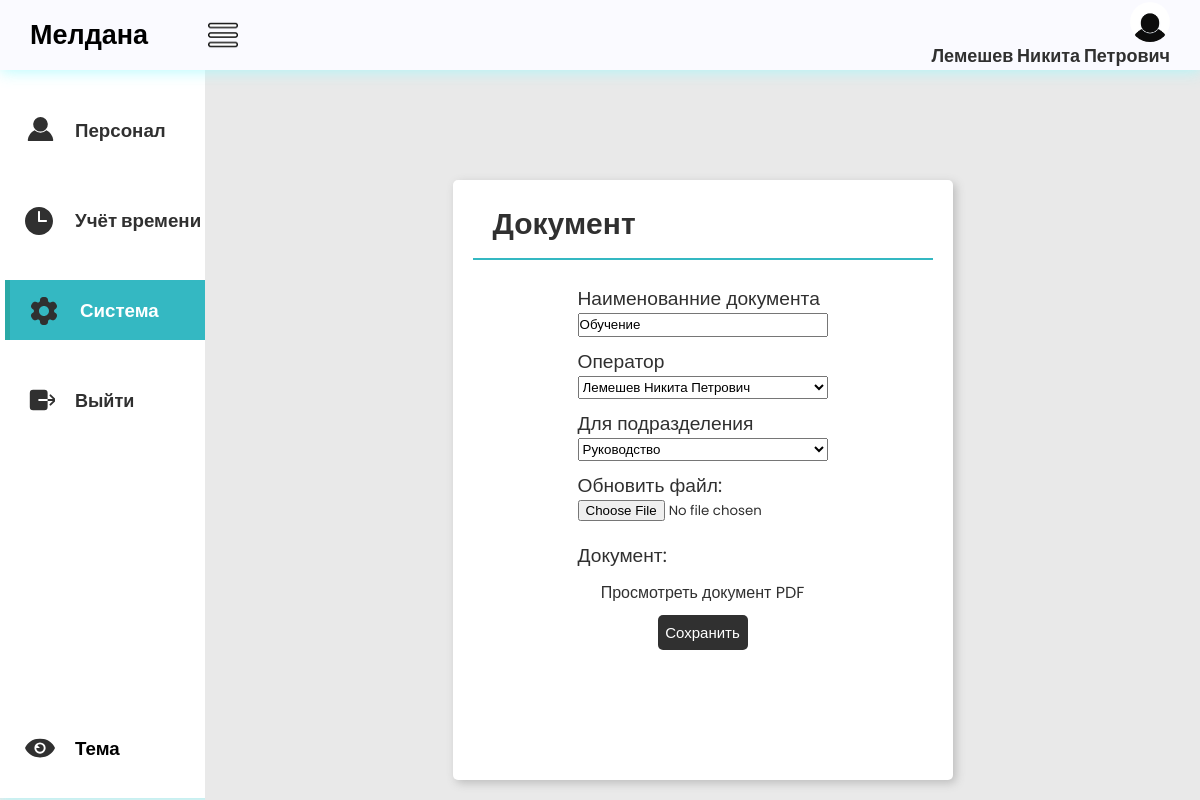
Screenshot of /docs/6e105876-d6be-4e9f-b852-a5b3a658eb58/ (signed in) with the database file from the repository.
### main/models.py (models this page shows, shortened)
class Staff(AbstractBaseUser, PermissionsMixin):
    id = models.UUIDField(primary_key=True, editable=False, default=uuid.uuid4)
    fio = models.CharField(max_length=150, verbose_name='ФИО')
    email = models.EmailField(max_length=254, unique=True, verbose_name='E-mail')
    phone_number = models.CharField(max_length=12, unique=True, null=True, blank=True, verbose_name='Номер телефона')
    dob = models.DateField(null=True, blank=True, verbose_name='Дата рождения')
    employee_slug = models.SlugField(max_length=150, unique=True, blank=True, null=True, verbose_name='URL')
    date_join = models.DateTimeField(verbose_name='Дата регистрации', auto_now_add=True)
    last_login = models.DateTimeField(verbose_name='Дата последнего входа', auto_now=True)
    is_admin = models.BooleanField(default=False)
    is_staff = models.BooleanField(default=True)
    is_superuser = models.BooleanField(default=False)
    image = models.ImageField(upload_to='personal_photo', null=True, blank=True, verbose_name='Фотография')
    division = models.ForeignKey(Divisions, on_delete=models.SET_NULL, null=True, blank=True, verbose_name='Подразделение')
    time = models.ForeignKey(WorkSchedule, on_delete=models.SET_NULL, null=True, blank=True, verbose_name='Тип графика')
    post = models.ForeignKey(Posts, on_delete=models.SET_NULL, null=True, blank=True, verbose_name='Должность')
    pattern = models.ForeignKey(Patterns, on_delete=models.SET_NULL, null=True, blank=True, verbose_name='Шаблон доступа')
    objects = CustomUserManager()
    USERNAME_FIELD = 'email'
    REQUIRED_FIELDS = ['fio']
    class Meta:
        verbose_name = 'Персонал'
        verbose_name_plural = 'Сотрудники'
    def __str__(self):
        return self.fio

class Docs(models.Model):
    id = models.UUIDField(primary_key=True, editable=False, default=uuid.uuid4)
    doc_name = models.CharField(max_length=100, blank=True, null=True, verbose_name='Наименование документа')
    doc_slug = models.SlugField(max_length=150, unique=True, blank=True, null=True, verbose_name='URL')
    operator_doc = models.ForeignKey(Staff, on_delete=models.SET_NULL, null=True,
                                     blank=True,
                                     verbose_name='Оператор')
    division = models.ForeignKey(Divisions, on_delete=models.SET_NULL, default='Отдел логистики', null=True,
                                 blank=True,
                                 verbose_name='Подразделение')
    doc_file = models.FileField(upload_to='docs/', verbose_name='Файл документа', blank=True, null=True)
    class Meta:
        verbose_name = 'Документ'
        verbose_name_plural = 'Документы'

class Divisions(models.Model):
    DIVISIONS = [
        ('Руководство', 'Руководство'),
        ('Отдел разработки', 'Отдел разработки'),
        ('Отдел бухгалтерии', 'Отдел бухгалтерии'),
        ('Отдел экономики', 'Отдел экономики'),
    ]
    id = models.UUIDField(primary_key=True, editable=False, default=uuid.uuid4)
    division = models.CharField(max_length=75, choices=DIVISIONS, default="ГД", verbose_name='Подразделение')
    division_number = models.CharField(max_length=12, blank=True, null=True, verbose_name='Подразделение - телефон')
    division_description = models.CharField(max_length=100, blank=True, null=True,
                                            verbose_name='Описание подразделения')
    division_slug = models.SlugField(max_length=150, unique=True, blank=True, null=True, verbose_name='URL')
    class Meta:
        verbose_name = 'Подразделение'
        verbose_name_plural = 'Подразделения'
    def __str__(self):
        return self.division

### main/views.py (the view)
# urls.py: path('docs/<slug:doc_slug>/', views.doc_detail, name='doc_detail'),
@user_passes_test(superuser_check, login_url='/404')
def doc_detail(request, doc_slug):
    docs = get_object_or_404(Docs, doc_slug=doc_slug)
    if request.method == 'POST':
        form = DocsForm(request.POST, request.FILES, instance=docs)
        if form.is_valid():
            form.save()
            return redirect('main:doc_detail', doc_slug=docs.doc_slug)
    else:
        form = DocsForm(instance=docs)
    context = {
        'form': form,
        'docs': docs,
    }
    return render(request, 'acms_page/docs/doc_detail.html', context)

### main/forms.py (shortened to what this page needs)
class DocsForm(forms.ModelForm):
    class Meta:
        model = Docs
        fields = ['doc_name', 'operator_doc', 'division', 'doc_file']

### main/views.py (called while the page is built)
def superuser_check(user):
    return user.is_superuser

### templates/acms_page/docs/doc_detail.html (shortened to what this page needs)
{% extends "acms_page/base.html" %}
{% load static %}
{% block nav1 %}"nav-option option4"{% endblock %}
{% block nav2 %}"nav-option option2"{% endblock %}
{% block nav4 %}"nav-option option1"{% endblock %}
{% block main %}
    <div class="main">
        <div class="report-container">
            <div class="report-header">
                <h1 class="recent-Articles">Документ</h1>
            </div>
            <div class="report-body">
                <form class="form-1" method="post" enctype="multipart/form-data">
                    <p>
                        <label>Наименованние документа</label>
                        {{ form.doc_name }}
                    </p>
                    <p>
                        <label>Оператор</label>
                        {{ form.operator_doc }}
                    </p>
                    <p>
                        <label>Для подразделения</label>
                        {{ form.division }}
                    </p>
                    <p>
                        <label>Обновить файл:</label>
                        <input type="file" name="doc_file" id="doc_file">
                    </p>
                    <p>
                        <p>Документ:</p>
                        {% if docs.doc_file %}
                            <a href="{{ docs.doc_file.url }}" target="_blank">Просмотреть документ PDF</a>
                        {% else %}
                            Документ не загружен.
                        {% endif %}
                    </p>
                    <button class="view" type="submit">Сохранить</button>
                </form>
            </div>
        </div>
    </div>
{% endblock %}

### templates/acms_page/base.html (shortened to what this page needs)
{% load static %}
<!DOCTYPE html>
<html lang="en">
<head>
    <link rel="stylesheet"
          href="{% static 'css/style.css'%}">
    <link rel="stylesheet"
          href="{% static 'css/responsive.css'%}">
</head>
<body class="light-theme">
    <header>
        <div class="logosec">
            <div class="logo">Мелдана</div>
            <img src="{% static 'img/menu.png' %}"
                class="icn menuicn"
                id="menuicn"
                alt="menu-icon">
        </div>
        <a href="{% url 'main:user_info' %}">
            <div class="message">
                <div class="dp">
                    {% if user.is_authenticated %}
                         <img src= "{{ user.image.url }}"
                              class="dpicn"
                              alt="dp">
                    {% endif %}
                  </div>
                {% if user.is_authenticated %}
                    <h3 class="re">{{ user.fio }}</h3>
                {% endif %}
            </div>
        </a>
    </header>
    <div class="main-container">
        <div class="navcontainer">
            <nav class="nav">
                <div class="nav-upper-options">
                    <a href="{% url 'main:acms_personal' %}">
                    <div class={% block nav1%}{% endblock %}>
                        <h3> Персонал</h3>
                    </div>
                    </a>
                    <a href="{% url 'main:acms_clock' %}">
                    <div class={% block nav2%}{% endblock %} id="clock">
                        <h3>Учёт времени</h3>
                    </div>
                    </a>
                    <a href="{% url 'main:acms_settings' %}">
                    <div class={% block nav4%}{% endblock %}>
                        <h3>Система</h3>
                    </div>
                    </a>
                        <form action="{% url 'main:logout' %}" method="post">
                            <button id='tre' class='nav-option1' type="submit"><h3 class="re">Выйти</h3></button>
                        </form>
                </div>
                <div class="nav-option" id="themeToggle">
                    <h3>Тема</h3>
                </div>
            </nav>
        </div>
        {% block main %}
        {% endblock %}
    </div>
</body>
</html>

### static/css/style.css (style rules this page uses)
* { margin: 0; padding: 0; box-sizing: border-box; font-family: "Poppins", sans-serif; }
body { background-color: var(--background-color4); max-width: 100%; overflow-x: hidden; }
body.light-theme { --background-color1: #fafaff; --background-color2: #ffffff; --background-color3: #cccccc6e; --background-color4: #cccccc6e; --primary-color: #303030; --secondary-color: rgb(52, 184, 194); --Border-color: rgb(52, 184, 194); --one-use-color: #31b8bd; --two-use-color: #30cbc9; --a-color: #303030; --reportcontainer-color: #ffffff; --reportartic-color: #303030; --view-color: #ffffff; --reportcontainershadow-color: rgb(188, 188, 188); --navhover-color1: #6fa19f; --navhover-color2: #9cd3d8; }
header { height: 70px; width: 100vw; padding: 0 30px; background-color: var(--background-color1); position: fixed; z-index: 100; box-shadow: 1px 1px 15px rgba(161, 250, 253, 0.825); display: flex; justify-content: space-between; align-items: center; }
.logo { font-size: 27px; font-weight: 600; color: var(--logo-color); }
.icn { height: 30px; }
.menuicn { cursor: pointer; }
.searchbar, .message, .logosec { display: flex; align-items: center; justify-content: center; }
.logosec { gap: 60px; }
.message { gap: 0px; position: relative; cursor: pointer; display: flex; flex-direction: column; align-items: flex-end; }
.dp { height: 40px; width: 40px; background-color: #626262; border-radius: 50%; display: flex; align-items: center; justify-content: center; overflow: hidden; }
.main-container { display: flex; width: 100vw; position: relative; top: 70px; z-index: 1; }
.dpicn { height: 42px; }
a { text-decoration: none; color: var(--a-color); }
.main { height: calc(100vh - 70px); width: 100%; overflow-y: scroll; overflow-x: hidden; padding: 40px 30px 30px 30px; }
.nav { min-height: 91vh; width: 250px; background-color: var(--background-color2); position: absolute; top: 0px; left: 00; box-shadow: 1px 1px 10px rgba(161, 250, 253, 0.825); display: flex; flex-direction: column; justify-content: space-between; align-items: center; overflow: hidden; padding: 30px 0 20px 10px; }
.navcontainer { height: calc(100vh - 70px); width: 250px; position: relative; overflow-y: scroll; overflow-x: hidden; transition: all 0.5s ease-in-out; }
.nav-option { width: 250px; height: 60px; display: flex; align-items: center; padding: 0 30px 0 20px; gap: 20px; transition: all 0.1s ease-in-out; }
svg { fill: var(--primary-color); }
.nav-upper-options { display: flex; flex-direction: column; align-items: center; gap: 30px; }
.option1 { border-left: 5px solid #27a29aaf; background-color: var(--Border-color); color: white; cursor: pointer; }
.report-container { min-height: 300px; max-width: 1500px; margin: 70px auto 0px auto; background-color: var(--reportcontainer-color); border-radius: 5px; box-shadow: 3px 3px 10px var(--reportcontainershadow-color); padding: 0px 20px 20px 20px; }
.report-header { height: 80px; width: 100%; display: flex; align-items: center; justify-content: space-between; padding: 20px 20px 10px 20px; border-bottom: 2px solid rgb(52, 184, 194); }
.recent-Articles { font-size: 30px; font-weight: 600; color: var(--reportartic-color); }
.view { height: 35px; width: 90px; border-radius: 5px; background-color: var(--a-color); color: var(--view-color); font-size: 15px; border: none; cursor: pointer; }
.report-body { max-width: 100%; overflow-x: auto; padding: 20px; color: var(--primary-color); }
#themeToggle { color: var(--logo-color); }

### templates/acms_page/base.html (style rules this page uses)
.nav-option1 { width: 250px; height: 60px; display: flex; align-items: center; padding: 0 30px 0 20px; gap: 20px; transition: all 0.1s ease-in-out; background-color: var(--background-color2); border: none; }
.re { font-family: "Poppins", sans-serif; font-size: 18px; color: var(--a-color); }

### templates/acms_page/docs/doc_detail.html (style rules this page uses)
.report-container { max-width: 500px; height: 600px; }
.form-1 { display: flex; flex-direction: column; padding: 4px; flex-wrap: wrap; align-items: center; justify-content: space-between; }
.report-body p { display: flex; flex-direction: column; font-size: 1.2em; }
p { width: 250px; margin-bottom: 10px; font-size: 16px; }

### rows the page displays
Staff: image (picture), fio "Лемешев Никита Петрович"
Docs: doc_name "Обучение", operator_doc "Лемешев Никита Петрович"
Divisions: division "Руководство"
